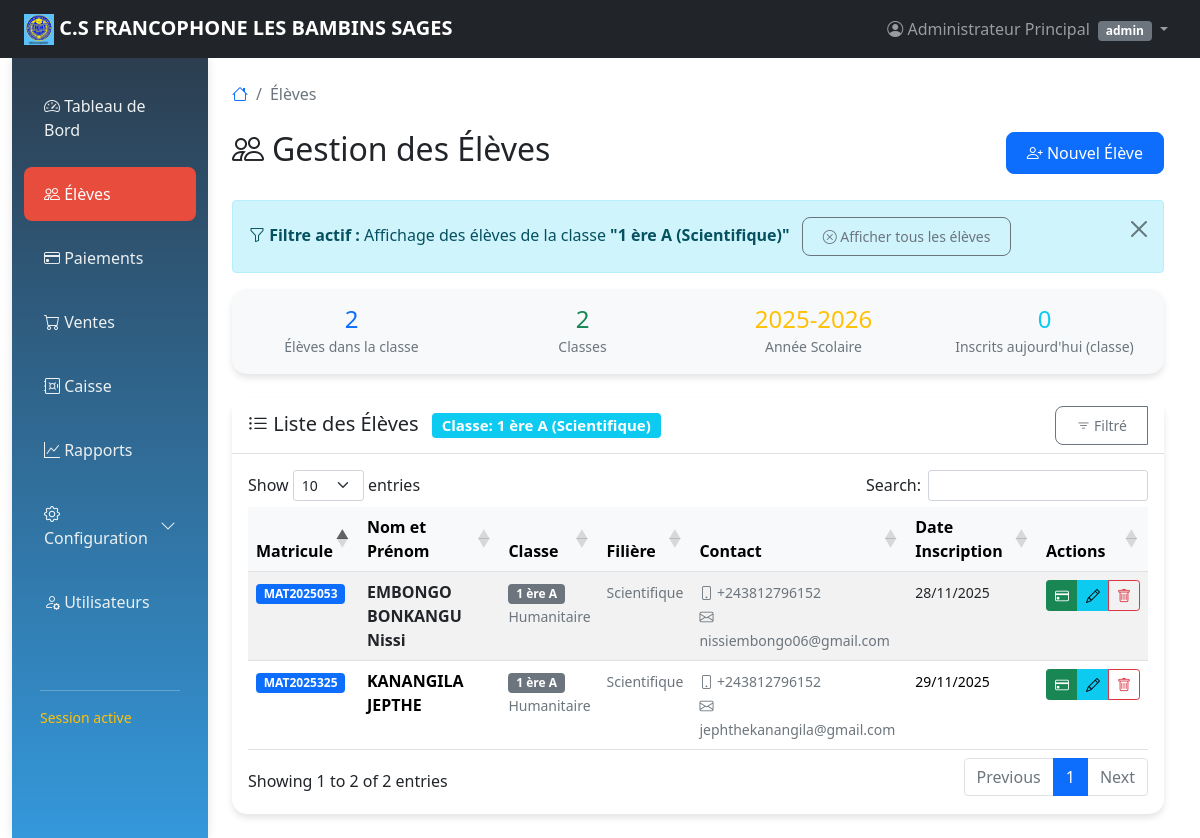
The page /etudiants.php?classe=1 (signed in) on the database its author committed.
### tables this page shows
CREATE TABLE `classe` (
  `id` int(11) NOT NULL,
  `nom` varchar(100) NOT NULL,
  `niveau` varchar(50) NOT NULL,
  `filiere` varchar(100) DEFAULT NULL,
  `capacite_max` int(11) DEFAULT 30,
  `annee_scolaire` varchar(20) NOT NULL,
  `created_at` timestamp NOT NULL DEFAULT current_timestamp(),
  `updated_at` timestamp NOT NULL DEFAULT current_timestamp() ON UPDATE current_timestamp()
);

CREATE TABLE `etudiants` (
  `id` int(11) NOT NULL,
  `matricule` varchar(20) NOT NULL,
  `nom` varchar(100) NOT NULL,
  `prenom` varchar(100) NOT NULL,
  `telephone` varchar(20) DEFAULT NULL,
  `email` varchar(100) DEFAULT NULL,
  `classe` varchar(20) NOT NULL,
  `date_inscription` date NOT NULL,
  `classe_id` int(11) DEFAULT NULL
);

### config.php (called while the page is built, shortened)
<?php
class Validator {
    public static function validateNumber($number, $min = null, $max = null) {
        $number = (int)$number;
        return $number;
    }
}
?>

### etudiants.php (the view, shortened to what this page needs)
<?php
include 'config.php';
$database = new Database();
$db = $database->getConnection();
$query_classes = "SELECT id, nom, niveau, filiere FROM classe ORDER BY niveau, nom";
$stmt_classes = $db->prepare($query_classes);
$stmt_classes->execute();
$classes = $stmt_classes->fetchAll(PDO::FETCH_ASSOC);
$filtre_classe = Validator::validateNumber($_GET['classe'] ?? 0) ?: '';
$where_condition = '';
$params = [];
if (!empty($filtre_classe) && $filtre_classe !== 'all') {
    $where_condition = "WHERE e.classe_id = :classe_id";
    $params[':classe_id'] = $filtre_classe;
}
$query = "SELECT e.*, c.nom as classe_nom, c.niveau, c.filiere
          FROM etudiants e
          LEFT JOIN classe c ON e.classe_id = c.id
          $where_condition
          ORDER BY e.nom, e.prenom";
$stmt = $db->prepare($query);
foreach ($params as $key => $value) {
    $stmt->bindValue($key, $value);
}
$stmt->execute();
$etudiants = $stmt->fetchAll(PDO::FETCH_ASSOC);
$classe_filtree_nom = '';
if (!empty($filtre_classe) && $filtre_classe !== 'all') {
    $query_classe_filtree = "SELECT nom, filiere FROM classe WHERE id = :classe_id";
    $stmt_classe_filtree = $db->prepare($query_classe_filtree);
    $stmt_classe_filtree->bindParam(':classe_id', $filtre_classe, PDO::PARAM_INT);
    $stmt_classe_filtree->execute();
    $classe_filtree = $stmt_classe_filtree->fetch(PDO::FETCH_ASSOC);
    $classe_filtree_nom = htmlspecialchars($classe_filtree['nom'] . (!empty($classe_filtree['filiere']) ? ' (' . $classe_filtree['filiere'] . ')' : ''));
}
?>
<?php
include 'layout.php';
?>
<nav aria-label="breadcrumb" class="mb-4">
    <ol class="breadcrumb">
        <li class="breadcrumb-item"><a href="dashboard.php"><i class="bi bi-house"></i></a></li>
        <li class="breadcrumb-item active" aria-current="page">Élèves</li>
    </ol>
</nav>
<div class="d-flex justify-content-between align-items-center mb-4">
    <h2><i class="bi bi-people me-2"></i>Gestion des Élèves</h2>
    <button class="btn btn-primary" data-bs-toggle="modal" data-bs-target="#ajouterEtudiantModal">
        <i class="bi bi-person-plus"></i> Nouvel Élève
    </button>
</div>
<?php if (!empty($filtre_classe) && $filtre_classe !== 'all'): ?>
<div class="alert alert-info alert-dismissible fade show" role="alert">
    <i class="bi bi-funnel"></i>
    <strong>Filtre actif :</strong> Affichage des élèves de la classe
    <strong>"<?php echo $classe_filtree_nom; ?>"</strong>
    <a href="etudiants.php" class="btn btn-sm btn-outline-secondary ms-2">
        <i class="bi bi-x-circle"></i> Afficher tous les élèves
    </a>
    <button type="button" class="btn-close" data-bs-dismiss="alert"></button>
</div>
<?php endif; ?>
<div class="row mb-4">
    <div class="col-12">
        <div class="card bg-light">
            <div class="card-body py-3">
                <div class="row text-center">
                    <div class="col-md-3">
                        <h4 class="text-primary mb-0"><?php echo count($etudiants); ?></h4>
                        <small class="text-muted">
                            <?php echo !empty($filtre_classe) && $filtre_classe !== 'all' ? 'Élèves dans la classe' : 'Total Élèves'; ?>
                        </small>
                    </div>
                    <div class="col-md-3">
                        <h4 class="text-success mb-0">
                            <?php echo count($classes); ?>
                        </h4>
                        <small class="text-muted">Classes</small>
                    </div>
                    <div class="col-md-3">
                        <h4 class="text-warning mb-0">
                            <?php
                            $query_annee = "SELECT DISTINCT annee_scolaire FROM classe LIMIT 1";
                            $stmt_annee = $db->prepare($query_annee);
                            $stmt_annee->execute();
                            $annee = $stmt_annee->fetch(PDO::FETCH_ASSOC);
                            echo $annee ? htmlspecialchars($annee['annee_scolaire']) : date('Y') . '-' . (date('Y') + 1);
                            ?>
                        </h4>
                        <small class="text-muted">Année Scolaire</small>
                    </div>
                    <div class="col-md-3">
                        <h4 class="text-info mb-0">
                            <?php
                            $query_aujourdhui = "SELECT COUNT(*) as total FROM etudiants e";
                            if (!empty($filtre_classe) && $filtre_classe !== 'all') {
                                $query_aujourdhui .= " WHERE e.classe_id = :classe_id AND";
                            } else {
                                $query_aujourdhui .= " WHERE";
                            }
                            $query_aujourdhui .= " DATE(e.date_inscription) = CURDATE()";
                            $stmt_aujourdhui = $db->prepare($query_aujourdhui);
                            if (!empty($filtre_classe) && $filtre_classe !== 'all') {
                                $stmt_aujourdhui->bindParam(':classe_id', $filtre_classe, PDO::PARAM_INT);
                            }
                            $stmt_aujourdhui->execute();
                            echo $stmt_aujourdhui->fetch(PDO::FETCH_ASSOC)['total'];
                            ?>
                        </h4>
                        <small class="text-muted">
                            <?php echo !empty($filtre_classe) && $filtre_classe !== 'all' ? 'Inscrits aujourd\'hui (classe)' : 'Inscrits Aujourd\'hui'; ?>
                        </small>
                    </div>
                </div>
            </div>
        </div>
    </div>
</div>
<div class="card">
    <div class="card-header bg-white d-flex justify-content-between align-items-center">
        <h5 class="card-title mb-0">
            <i class="bi bi-list-ul"></i> Liste des Élèves
            <?php if (!empty($filtre_classe) && $filtre_classe !== 'all'): ?>
            <span class="badge bg-info ms-2">Classe: <?php echo $classe_filtree_nom; ?></span>
            <?php endif; ?>
        </h5>
        <div class="btn-group">
            <button class="btn btn-sm btn-outline-secondary" data-bs-toggle="dropdown">
                <i class="bi bi-filter"></i>
                <?php echo !empty($filtre_classe) && $filtre_classe !== 'all' ? 'Filtré' : 'Filtrer par classe'; ?>
            </button>
        </div>
    </div>
    <div class="card-body">
        <?php if (count($etudiants) > 0): ?>
        <div class="table-responsive">
            <table class="table table-hover table-striped">
                <thead class="table-light">
                    <tr>
                        <th>Matricule</th>
                        <th>Nom et Prénom</th>
                        <th>Classe</th>
                        <th>Filière</th>
                        <th>Contact</th>
                        <th>Date Inscription</th>
                        <th>Actions</th>
                    </tr>
                </thead>
                <tbody>
                    <?php foreach ($etudiants as $etudiant): ?>
                    <tr>
                        <td>
                            <span class="badge bg-primary"><?php echo htmlspecialchars($etudiant['matricule']); ?></span>
                        </td>
                        <td>
                            <strong><?php echo htmlspecialchars($etudiant['nom'] . ' ' . $etudiant['prenom']); ?></strong>
                        </td>
                        <td>
                            <div>
                                <span class="badge bg-secondary"><?php echo htmlspecialchars($etudiant['classe_nom'] ?? 'Non assigné'); ?></span><br>
                                <small class="text-muted"><?php echo htmlspecialchars($etudiant['niveau'] ?? '-'); ?></small>
                            </div>
                        </td>
                        <td>
                            <small class="text-muted"><?php echo htmlspecialchars($etudiant['filiere'] ?? '-'); ?></small>
                        </td>
                        <td>
                            <div>
                                <?php if ($etudiant['telephone']): ?>
                                <small class="text-muted"><i class="bi bi-phone"></i> <?php echo htmlspecialchars($etudiant['telephone']); ?></small><br>
                                <?php endif; ?>
                                <?php if ($etudiant['email']): ?>
                                <small class="text-muted"><i class="bi bi-envelope"></i> <?php echo htmlspecialchars($etudiant['email']); ?></small>
                                <?php endif; ?>
                            </div>
                        </td>
                        <td>
                            <small><?php echo date('d/m/Y', strtotime($etudiant['date_inscription'])); ?></small>
                        </td>
                        <td>
                            <div class="btn-group btn-group-sm">
                                <a href="paiements.php?etudiant_id=<?php echo $etudiant['id']; ?>"
                                   class="btn btn-success" data-bs-toggle="tooltip" title="Enregistrer paiement">
                                    <i class="bi bi-credit-card"></i>
                                </a>
                                <button class="btn btn-info"
                                        data-bs-toggle="modal"
                                        data-bs-target="#modifierEtudiantModal"
                                        onclick="chargerDonneesEtudiant(<?php echo htmlspecialchars(json_encode($etudiant)); ?>)"
                                        data-bs-toggle="tooltip" title="Modifier">
                                    <i class="bi bi-pencil"></i>
                                </button>
                                <?php if ($_SESSION['role'] == 'admin'): ?>
                                <a href="?supprimer_etudiant=<?php echo $etudiant['id']; ?>"
                                   class="btn btn-outline-danger"
                                   data-bs-toggle="tooltip"
                                   title="Supprimer"
                                   onclick="return confirm('Êtes-vous sûr de vouloir supprimer l\\'élève <?php echo htmlspecialchars(addslashes($etudiant['nom'] . ' ' . $etudiant['prenom'])); ?> ? Cette action est irréversible.')">
                                    <i class="bi bi-trash"></i>
                                </a>
                                <?php endif; ?>
                            </div>
                        </td>
                    </tr>
                    <?php endforeach; ?>
                </tbody>
            </table>
        </div>
        <?php endif; ?>
    </div>
</div>
<?php include 'layout-end.php'; ?>

### layout.php (style rules this page uses)
.card { border: none; border-radius: 15px; box-shadow: 0 4px 6px rgba(0,0,0,0.1); transition: transform 0.3s; }
.btn { border-radius: 8px; padding: 8px 20px; }
.table th { background: #f8f9fa; font-weight: 600; }

### rows shown on the page
classe: classe_filtree_nom "1 ère A (Scientifique)"
etudiants: matricule "MAT2025053", nom+prenom "EMBONGO BONKANGU Nissi", classe.nom "1 ère A", classe.niveau "Humanitaire", classe.filiere "Scientifique", telephone "+243812796152", email "nissiembongo06@gmail.com", date_inscription "28/11/2025"
etudiants: matricule "MAT2025325", nom+prenom "KANANGILA JEPTHE", classe.nom "1 ère A", classe.niveau "Humanitaire", classe.filiere "Scientifique", telephone "+243812796152", email "jephthekanangila@gmail.com", date_inscription "29/11/2025"

### other values the page prints
$_SESSION['nom_complet'] "Administrateur Principal"
$_SESSION['role'] "admin"
count($etudiants) "2"
count($classes) "2"
$annee['annee_scolaire'] "2025-2026"
$stmt_aujourdhui->fetch(PDO::FETCH_ASSOC)['total'] "0"
